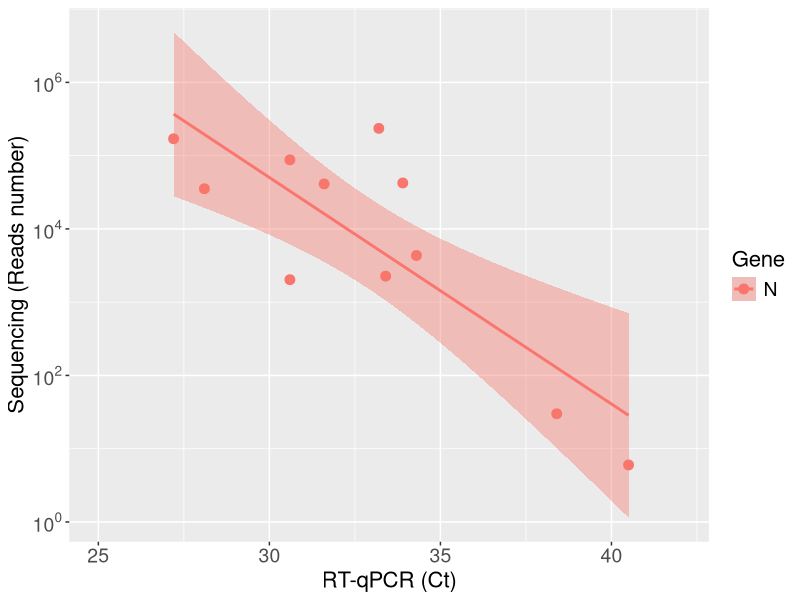
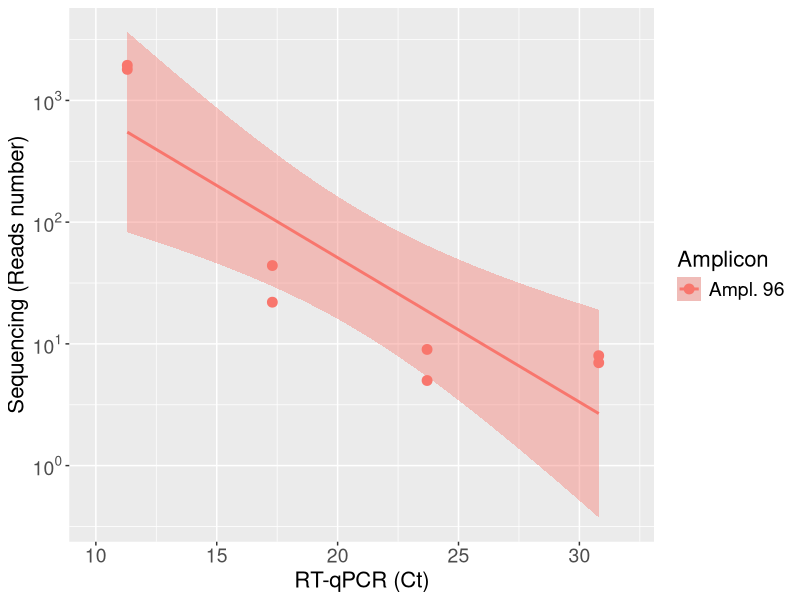
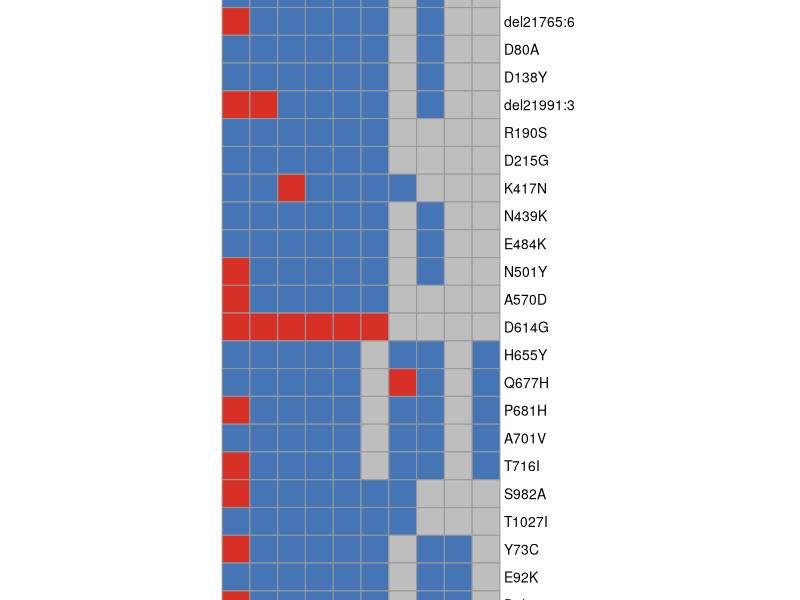
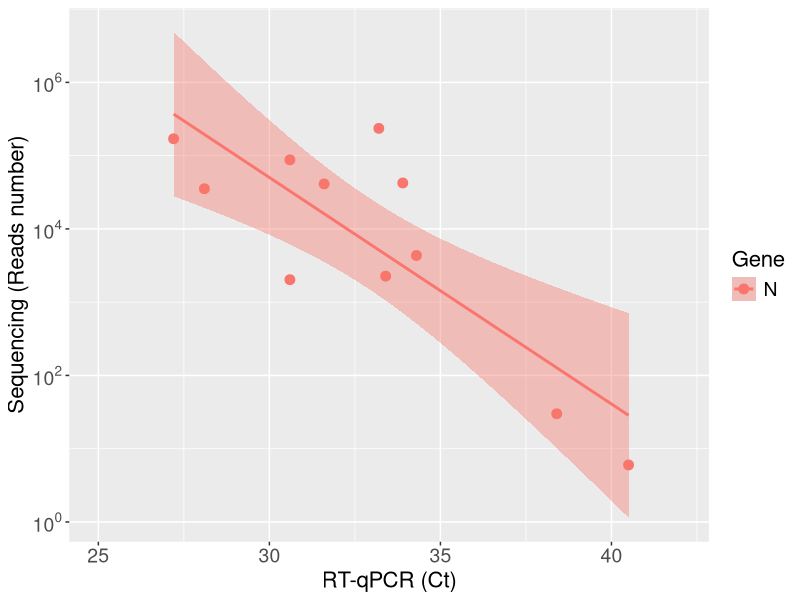
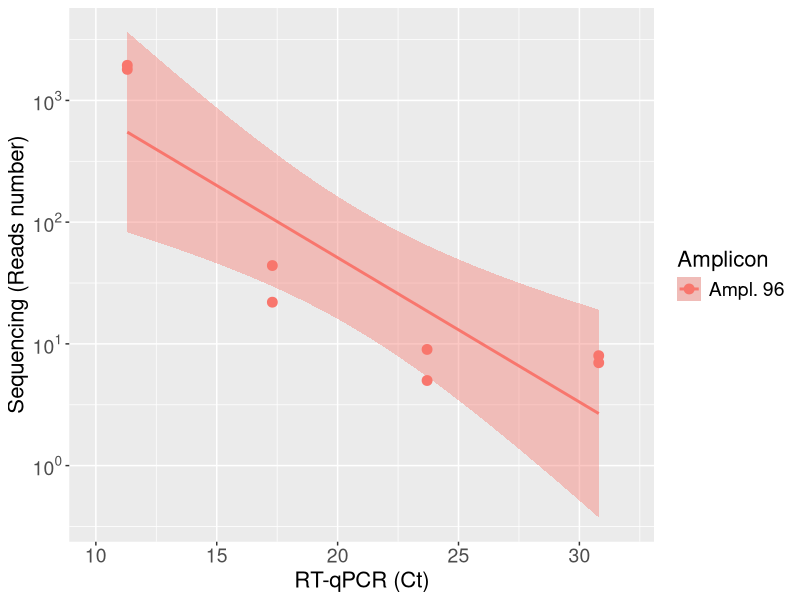

Source code (R) for these figures, in order:
library("ggplot2")
library("scales")
library("pheatmap")

#save data to data frame
#ct_negrar <- c(35, 24.1, 27.0, 31.8, 29.2, 26.5, 33.4, 40.2, 35.2, 36.8, 37.8)
ct_LCM_N <- c(33.2, 27.2, 30.6, 33.9, 31.6, 28.1, 34.3, 33.4, 30.6, 38.4, 40.5)
ct_LCM_ORF1ab <- c(29.4, 33.4, 27.0, 32.5, 28.4, 26.4, 36.5, NA, 27, 38.5, NA)
num_reads <- c(235406, 169969, 87604, 42324, 41062, 35351, 4337, 2265, 2028, 30, 6)
ct_PC <- c(11.3, 11.3, 17.3, 17.3, 23.7, 23.7, 30.8, 30.8)
num_copies_PC <- c(10**9, 10**9, 10**7, 10**7, 10**5, 10**5, 10**3, 10**3)
num_reads_PC <- c(1799, 1943, 44, 22, 9, 5, 8, 7)
#data <- data.frame(ct = c(ct_LCM_N, ct_LCM_ORF1ab), num_reads_rep = rep(num_reads, 2), Gene = c(rep("N", length(ct_LCM_N)), rep("ORF1ab", length(ct_LCM_ORF1ab))))

data <- data.frame(ct = ct_LCM_N, num_reads_rep = num_reads, Gene = rep("N", length(ct_LCM_N)))
data_PC <- data.frame(ct = ct_PC, num_reads_rep = num_reads_PC, Amplicon = rep("Ampl. 96", length(num_copies_PC)))

#scatterplot
ggplot(data, aes(x = ct, y = num_reads_rep, color = Gene)) + 
  geom_point(size = 3) +
  geom_smooth(method = lm, aes(fill = Gene)) +
  scale_x_continuous(limits = c(25, 42)) +
  scale_y_continuous(trans=log10_trans(),
  breaks = trans_breaks("log10", function(x) 10^x),
  labels = trans_format("log10", math_format(10^.x))) +
  labs(x="RT-qPCR (Ct)", y = "Sequencing (Reads number)") +
  theme(legend.title = element_text(size = 16),
    legend.text = element_text(size = 14),
    axis.text.x = element_text(size = 14),
    axis.text.y = element_text(size = 14),
    axis.title.x = element_text(size = 16),
    axis.title.y = element_text(size = 16))

ggsave(filename = "Ct_numReads.png", device = "png")

#scatterplot PC
ggplot(data_PC, aes(x = ct, y = num_reads_rep, color = Amplicon)) + 
  geom_point(size = 3) +
  geom_smooth(method = lm, aes(fill = Amplicon)) +
  scale_x_continuous(limits = c(10, 32)) +
  scale_y_continuous(trans=log10_trans(),
                     breaks = trans_breaks("log10", function(x) 10^x),
                     labels = trans_format("log10", math_format(10^.x))) +
  labs(x="RT-qPCR (Ct)", y = "Sequencing (Reads number)") +
  theme(legend.title = element_text(size = 16),
        legend.text = element_text(size = 14),
        axis.text.x = element_text(size = 14),
        axis.text.y = element_text(size = 14),
        axis.title.x = element_text(size = 16),
        axis.title.y = element_text(size = 16))

ggsave(filename = "Ct_numReads_PC.png", device = "png")

#check for normality distribution (H0: data follow a normal distribution)
shapiro.test(log10(num_reads))
shapiro.test(ct_LCM_N)
shapiro.test(ct_LCM_ORF1ab)

#evaluate strength of correlation using pearson method
cor_method <- "pearson"

correlation_N <- cor.test(ct_LCM_N, log10(num_reads), method = cor_method, alternative = "two.sided")
R2_N <- correlation_N$estimate^2

correlation_ORF1ab <- cor.test(ct_LCM_ORF1ab, log10(num_reads), method = cor_method, alternative = "two.sided")
R2_ORF1ab <- correlation_ORF1ab$estimate^2

#check for normality distribution (H0: data follow a normal distribution)
shapiro.test(log10(num_reads_PC))
shapiro.test(ct_PC)

#evaluate strength of correlation using pearson method
cor_method <- "pearson"

correlation_PC <- cor.test(ct_PC, log10(num_reads_PC), method = cor_method, alternative = "two.sided")
R2_PC <- correlation_PC$estimate^2

#populate matrix with presence/absence/not genotypability of variants
variants <- matrix(data = 0, nrow = 26, ncol = 10)
rownames(variants) <- c("L18F", "T20N", "P26S", "Q52R", "del21765:6", "D80A", "D138Y", "del21991:3", "R190S", "D215G", "K417N", "N439K", "E484K", "N501Y", "A570D", "D614G", "H655Y", "Q677H", "P681H", "A701V", "T716I", "S982A", "T1027I", "Y73C", "E92K", "D3L")
colnames(variants) <- c("sample_128", "sample_80", "sample_326", "sample_18", "sample_123", "sample_241", "sample_41", "sample_331", "sample_325", "sample_282")

#excluded "sample_172", since no variant was genotypable
#variants[c("L18F", "T20N", "P26S", "Q52R", "del21765:6", "D80A", "D138Y", "del21991:3", "R190S", "D215G", "K417N", "N439K", "E484K", "N501Y", "A570D", "D614G", "H655Y", "Q677H", "P681H", "A701V", "T716I", "S982A", "T1027I", "Y73C", "E92K", "D3L"), "sample_172"] <- NA

variants[c("L18F", "T20N", "P26S", "Q52R", "del21765:6", "D80A", "D138Y", "del21991:3", "R190S", "D215G", "K417N", "N439K", "E484K", "N501Y", "A570D", "D614G", "S982A", "T1027I", "Y73C", "E92K", "D3L"), "sample_282"] <- NA

variants[c("K417N", "D614G"), "sample_326"] <- 1

variants[c("H655Y", "Q677H", "P681H", "A701V", "T716I"), "sample_241"] <- NA
variants["D614G", "sample_241"] <- 1

variants["D614G", "sample_123"] <- 1

variants[c("D614G", "del21991:3"), "sample_80"] <- 1

variants[c("del21765:6", "del21991:3", "N501Y", "A570D", "D614G", "P681H", "T716I", "S982A", "Y73C", "D3L"), "sample_128"] <- 1

variants[c("L18F", "T20N", "P26S", "Q52R", "del21765:6", "D80A", "D138Y", "del21991:3", "R190S", "D215G", "N439K", "E484K", "N501Y", "A570D", "D614G", "Y73C", "E92K", "D3L"), "sample_41"] <- NA
variants["Q677H", "sample_41"] <- 1

variants[c("L18F", "T20N", "P26S", "R190S", "D215G", "K417N", "A570D", "D614G", "S982A", "T1027I"), "sample_331"] <- NA

variants["D614G", "sample_18"] <- 1

variants[c("L18F", "T20N", "P26S", "Q52R", "del21765:6", "D80A", "D138Y", "del21991:3", "R190S", "D215G", "K417N", "N439K", "E484K", "N501Y", "A570D", "D614G", "H655Y", "Q677H", "P681H", "A701V", "T716I", "S982A", "T1027I"), "sample_325"] <- NA

#plot heatmap
png("STArS_heatmap.png", width = 600, height = 600)
pheatmap(variants, cluster_rows = FALSE, cluster_cols = FALSE, cellwidth = 20, cellheight = 20, legend = FALSE, na_col = "grey", show_rownames = TRUE, show_colnames = TRUE)
dev.off()